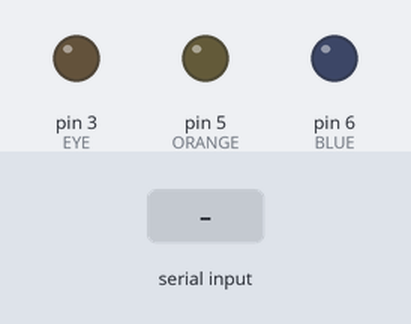
Simulated run of this sketch. Board: Arduino Uno, built with avr-gcc and run on an emulated ATmega328P. On the bench: output pins drawn as LEDs (lit = HIGH). Dashed ring = blinking. The test bench sets the inputs (shaded band).

Above: at 1.2 s.
1.3 s: "y" received over Serial
At 1.7 s:
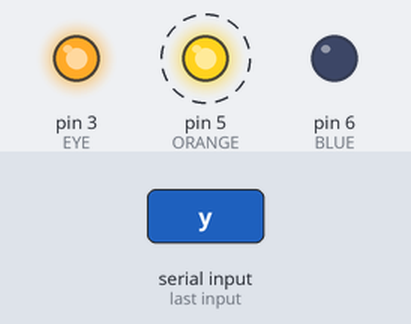
At 2.2 s:
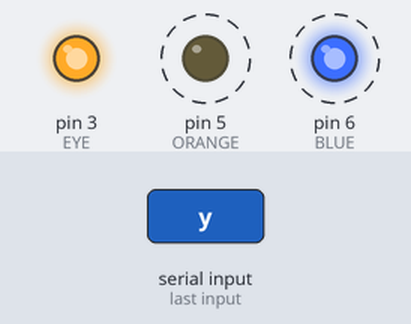
4.3 s: "n" received over Serial
At 5.4 s:
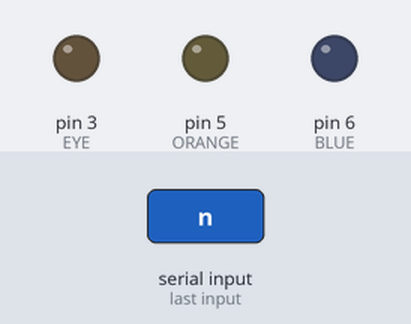
Timing chart, 0 to 7.3 s (numbered marks = the images above; inputs shaded):
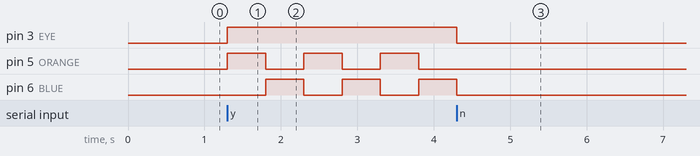

The sketch:

Eye.ino
```cpp
/**
 * CERBERUS eye
 *
 * Usage:
 *   # stop the dween from resetting imediately after the serial port is closed
 *   stty -F /dev/ttyUSB0 -hupcl
 *   # send a 'y' or 'n' character to the dween
 *   echo "y" > /dev/ttyUSB0
 *   echo "n" > /dev/ttyUSB0
 */

// set up pin constants
#define ORANGE 5
#define BLUE 6
#define EYE 3

// led HI-LO functions
#define O_HI() digitalWrite(ORANGE, HIGH);
#define O_LO() digitalWrite(ORANGE, LOW);
#define B_HI() digitalWrite(BLUE, HIGH);
#define B_LO() digitalWrite(BLUE, LOW);
#define E_HI() digitalWrite(EYE, HIGH);
#define E_LO() digitalWrite(EYE, LOW);

boolean active = false;

void setup() {
  // set pin modes
  pinMode(ORANGE, OUTPUT);
  pinMode(BLUE, OUTPUT);
  pinMode(EYE, OUTPUT);

  Serial.begin(9600);
}

void loop() {

  // check if Serial has a new byte in the buffer (otherwise returns -1)
  if (Serial.available() > 0) {
    // read new byte
    int input = Serial.read();

    switch (input) {
      // if is character 'y', start the things
      case 'y':
        active = true;
        break;
       // if is character 'n', stop the things
      case 'n':
        active = false;
        break;
      // default do nothing
      default:
        break;
    }
  }

  if (active) {
    // turn on eye
    E_HI();

    // blink lights
    O_HI();
    B_LO()
    delay(500);
    O_LO();
    B_HI();
    delay(500);
  }
  else {
    // turn off eye
    E_LO();

    // turn off lights
    O_LO();
    B_LO();
  }
}
```

Measured:
- after the input at 1.3 s, pin 3 (EYE): LOW → HIGH at once; pin 5 (ORANGE): alternates HIGH for 0.50 s and LOW for 0.50 s, starting at once; pin 6 (BLUE): alternates HIGH for 0.50 s and LOW for 0.50 s, starting after 0.50 s
- after the input at 4.3 s, pin 3 (EYE): HIGH → LOW at once; pin 5 (ORANGE): stops changing and stays LOW; pin 6 (BLUE): goes on until 4.3 s, then stays LOW
